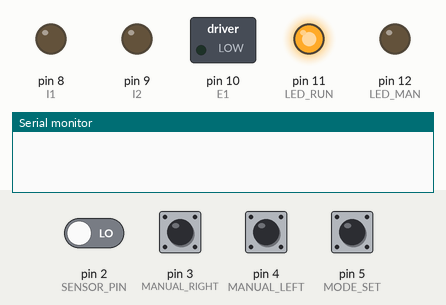
Recording of a sketch running on a simulated Arduino Uno, built with avr-gcc and run on an emulated ATmega328P. Shown: switched loads named in the sketch (green lamp = pin HIGH), output pins drawn as LEDs (lit = HIGH), the last lines printed to the serial monitor. Dashed ring = blinking. Inputs (shaded band) come from the test bench; at power-on: pin 2 (SENSOR_PIN), pin 3 (MANUAL_RIGHT), pin 4 (MANUAL_LEFT), pin 5 (MODE_SET) LOW.

Above: at 1.2 s.
1.3 s: pin 5 (MODE_SET) pulled HIGH for 1 s
At 1.43 s:
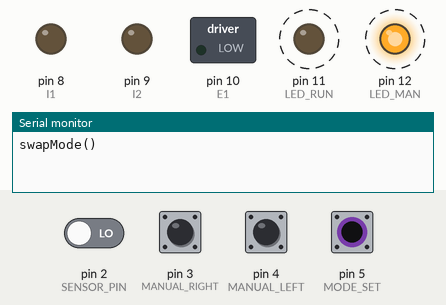
4.3 s: pin 2 (SENSOR_PIN) driven HIGH
At 4.52 s:
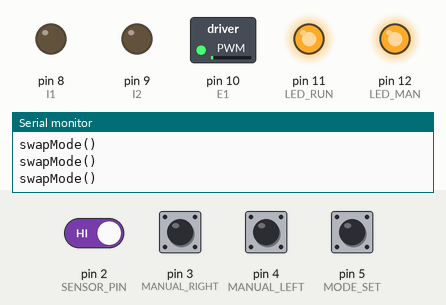
7.3 s: pin 2 (SENSOR_PIN) driven LOW
At 7.52 s:
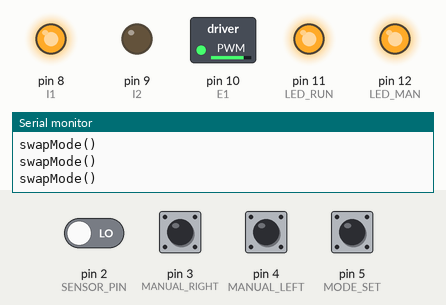
9.7 s: pin 5 (MODE_SET) pulled HIGH for 0.15 s
At 10.8 s:
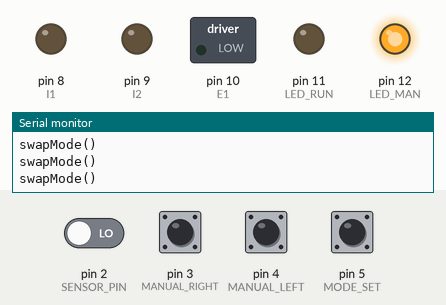
11.3 s: pin 3 (MANUAL_RIGHT) pulled HIGH for 0.15 s
At 12.47 s:
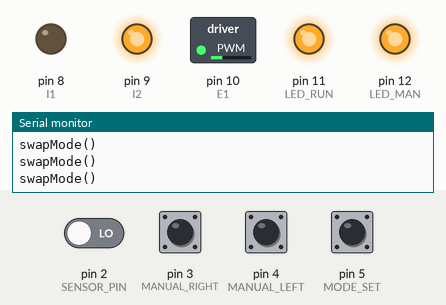
14.3 s: pin 4 (MANUAL_LEFT) pulled HIGH for 0.15 s
At 15.51 s:
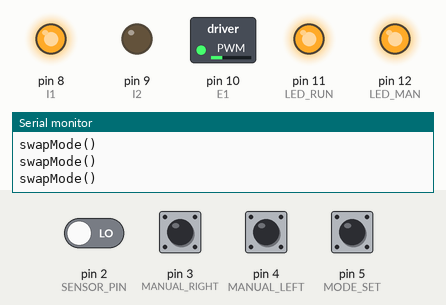
Timing chart, 0 to 18.3 s (numbered marks = the images above; inputs shaded):
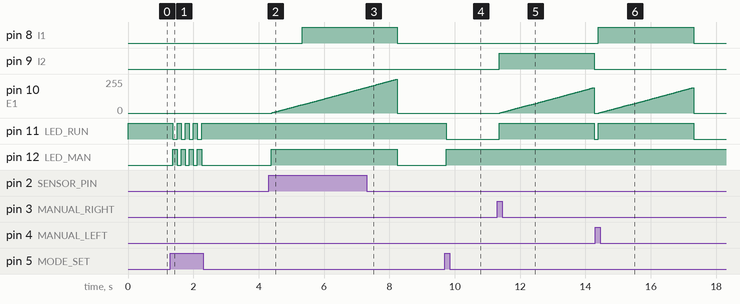

The sketch:

SpoolHolder.ino
```cpp
/**
 * SpoolHolder.ino
 *
 * 3D filament spool holder, software to control the Arduino board for the automatic filament dispenser.\n
 * This is the software to control the Arduino board with DC motor controller to manage the motorized filament
 * dispenser.
 *
 * @date May 2016
 * @author Enrico Miglino, Balearic Dynamics <balearicdynamics@gmail.com>
 * @version 1.0
 */


#define E1 10  ///< Enable Pin for motor 1

#define I1 8  ///< Control pin 1 for motor 1
#define I2 9  ///< Control pin 2 for motor 1

#define SENSOR_PIN 2 ///< Microswitch sensor

#define STOP_MOTOR 0 ///< motor speed
#define MIN_SPEED 64 ///< Minimum PWM motor speed
#define MAX_SPEED 255 ///< Max PWM motor speed
#define ACCEL_SPEED 15 ///< msec delay between acceleration increment steps
#define MANUAL_SPEED 192 ///< Max PWM motor speed in manual motion
#define POSITIVE_DIR 1 ///< Positive direction flag
#define NEGATIVE_DIR 0 ///< Negative direction flag

#define MODE_SET 5 ///< Mode pin Running/Manual control
#define MANUAL_LEFT 4 ///< Left direction in manual mode pin
#define MANUAL_RIGHT 3 ///< Right direction in manual mode pin

#define LED_MAN 12 ///< Manual mode LED pin
#define LED_RUN 11 ///< Running mode LED pin

// Replica of the LEDs pins for the signal usage.
// It is not needed to assign these digital pins twice
#define LED_ACTION_RUN 12 ///< Action LED active when the motor is active in running mode
#define LED_ACTION_MAN 11 ///< Action LED active when the motor is active in manual mode

// Activity status flags
#define RUNNING_MODE 1 ///< Running mode flag status
#define MANUAL_MODE 0 ///< Manual mode flag status

int speedMotor; ///< Current motor speed
int directionMotor; ///< positive or negative value determining the current direction
int directionLogic[2]; ///< Logic values of the current direction set to the corresponding digital pins
boolean runningStatus; ///< Status of the controls (manual or running)

#define __DEBUG__
#define SERIAL_SPEED 9600

/**
 * Initialisation
 */
void setup() {

#ifdef __DEBUG__
  Serial.begin(SERIAL_SPEED);
#endif

  runningStatus = RUNNING_MODE;

  pinMode(LED_MAN, OUTPUT);
  pinMode(LED_RUN, OUTPUT);

  pinMode(E1, OUTPUT);
  pinMode(I1, OUTPUT);
  pinMode(I2, OUTPUT);

  pinMode(SENSOR_PIN, INPUT);

  pinMode(MODE_SET, INPUT);
  pinMode(MANUAL_LEFT, INPUT);
  pinMode(MANUAL_RIGHT, INPUT);

  // Initial motor speed
  speedMotor = STOP_MOTOR;
  // Initialize direction parameters
  directionMotor = POSITIVE_DIR;
  directionLogic[0] = HIGH;
  directionLogic[1] = LOW;
  runningStatus = RUNNING_MODE;

  stopMotor();
  updateLED();
}

/**
 * Enable the action LED status depending on the current running status
 *
 * @param isEnabled If HIGH, enable the LED else if is LOW disable it
 */
 void enableActionLED(int isEnabled) {
  if(runningStatus == RUNNING_MODE) {
    digitalWrite(LED_ACTION_RUN, isEnabled);
  }
  else {
    digitalWrite(LED_ACTION_MAN, isEnabled);
  }
 }

/**
 * Manually moves the motor clockwise direction
 *
 * If the previous direction is set to the opposite, the motor is stopped and
 * accelerated in the desired direction.
 */
void runMotorClockwise() {
  if(directionMotor == NEGATIVE_DIR) {
      swapDirection();
    }
  // Rise the desired speed
  startMotor();
  accelMotor(MANUAL_SPEED);
}

/**
 * Manually moves the motor counter clockwise direction
 *
 * If the previous direction is set to the opposite, the motor is stopped and
 * accelerated in the desired direction.
 */
void runMotorCounterClockwise() {
  if(directionMotor == POSITIVE_DIR) {
    swapDirection();
  }
  // Rise the desired speed
  startMotor();
  accelMotor(MANUAL_SPEED);
}

/**
 * Update the running/manual LED status
 */
void updateLED() {
  if(runningStatus == RUNNING_MODE) {
    digitalWrite(LED_RUN, HIGH);
    digitalWrite(LED_MAN, LOW);
  }
  else {
    digitalWrite(LED_RUN, LOW);
    digitalWrite(LED_MAN, HIGH);
  }
 }

/**
 *Swap the current status between running and manual mode
 */
 void swapMode() {
  if(runningStatus == RUNNING_MODE)
    runningStatus = MANUAL_MODE;
  else
    runningStatus = RUNNING_MODE;

  updateLED();
 }

/**
 * Stop the motor and set the speed to 0. The motor is stopped immediately
 * without deceleration
 */
void stopMotor() {

  if(speedMotor != STOP_MOTOR) {
    analogWrite(E1, STOP_MOTOR);
    digitalWrite(I1, LOW);
    digitalWrite(I2, LOW);
    speedMotor = STOP_MOTOR;
  }
}

/**
 * Start the current motor direction at the current speed
 */
void startMotor() {
  int currSpeed;

  // Save the current motor speed
  currSpeed = speedMotor;
  // Start from minimum speed accelerating to the desired speed
  accelMotor(MIN_SPEED);
  digitalWrite(I1, directionLogic[0]);
  digitalWrite(I2, directionLogic[1]);
  accelMotor(currSpeed);
}

/**
 * Progressively increase the pwm from the current speed value to the target speed value.
 *
 * If the target value is lower than the speed, the steps decelerate the motor speed.
 * If the speed value is out of the speed limits it is forced to the limit.
 *
 * @param target The taget speed value
 */
void accelMotor(int target) {
  int dir, j;  ///< Increment direction

  // Check for the speed limits
  if(target > MAX_SPEED)
    target = MAX_SPEED;

  if(target < MIN_SPEED)
    target = MIN_SPEED;

  // Check for the direction
  if(target > speedMotor)
    dir = 1;
  else
    dir = -1;

  // Acceleration loop
  for(j = speedMotor; j != target; j += dir) {
    analogWrite(E1, j);
    delay(ACCEL_SPEED);
  }

  // Update the current speed
  speedMotor = j - dir;

}

/**
 * Invert the direction of the motor deceleratin the current direction to the min
 * value then rising the the speed again in the opposite direction.
 */
 void reverseDirection() {
  int currSpeed;

  // Save the current motor speed
  currSpeed = speedMotor;
  // Reduce the motor speed to the minimum
  accelMotor(MIN_SPEED);
  // Invert the motor direction
  swapDirection();
  // Accelerate the motor to the speed
  accelMotor(currSpeed);
 }

 /**
  * Swap the direction settings. This funciton has no effect on movement, it only affcts the
  * flags. This method is used by the reverseDirection() function
  */
  void swapDirection() {

    if(directionMotor == POSITIVE_DIR) {
      directionMotor = NEGATIVE_DIR;
      directionLogic[0] = LOW;
      directionLogic[1] = HIGH;
    }
    else {
      directionMotor = POSITIVE_DIR;
      directionLogic[0] = HIGH;
      directionLogic[1] = LOW;
    }

    digitalWrite(I1, directionLogic[0]);
    digitalWrite(I2, directionLogic[1]);
}

/**
 * Exectues a sequence enabled by the sensor
 */

/**
 * Main application loop
 */
void loop() {
  // Check for sensor pin
  if(digitalRead(SENSOR_PIN) == HIGH) {
    if(runningStatus == RUNNING_MODE) {
      // Enable the action LED
      enableActionLED(HIGH);
      // Start the motor
      startMotor();
      // Rise the desired speed
      accelMotor(MAX_SPEED);
//      // Invert the direction
//      reverseDirection();
//      // check for the sensor status and continue rotation until sensor is active
//      while(digitalRead(SENSOR_PIN) == HIGH)
//        delay(50);
//
      stopMotor();
      // Enable the action LED
      enableActionLED(LOW);
    } // Running mode
  } // Sensor pin

  // Check for mode button pressed
  if(digitalRead(MODE_SET) == HIGH) {
#ifdef __DEBUG__
      Serial.println("swapMode()");
#endif
    swapMode();
  } // Mode button pressed

  // Check for the manual controls, if it is in manual mode
  // If the sensor pin is active, the movements are locked
  if(runningStatus == MANUAL_MODE) {
    if(digitalRead(SENSOR_PIN) == LOW) {
      if(digitalRead(MANUAL_LEFT) == HIGH) {
        // Enable the action LED
        enableActionLED(HIGH);
        runMotorClockwise();
      } // Manual left button pressed
      if(digitalRead(MANUAL_RIGHT) == HIGH) {
        // Enable the action LED
        enableActionLED(HIGH);
        runMotorCounterClockwise();
      } // Manual right button pressed
      if( (digitalRead(MANUAL_RIGHT) == LOW) && (digitalRead(MANUAL_LEFT) == LOW) ) {
          if (speedMotor != STOP_MOTOR) {
            stopMotor();
          } // Stop motor after maual running
        // Disable the action LED
        enableActionLED(LOW);
      } // No buttons pressed
    } // Sensor pin is not active
  } // Manual mode set and sensor not set
  else {
    if(speedMotor != STOP_MOTOR) {
      stopMotor();
      // Disable the action LED
      enableActionLED(LOW);
    }
  }

  delay(125);
}
```

Measured:
- after the input at 1.3 s, pin 11 (LED_RUN): alternates HIGH for 0.13 s and LOW for 0.13 s, 8 changes in all, then stays HIGH, starting after 0.08 s; pin 12 (LED_MAN): alternates HIGH for 0.13 s and LOW for 0.13 s, 8 changes in all, then stays LOW, starting after 0.08 s
- after the input at 4.3 s, pin 8 (I1): LOW → HIGH after 1.0 s; pin 10 (E1): moves from 0/255 to 192/255 over 2.9 s, starting after 0.09 s; pin 12 (LED_MAN): LOW → HIGH after 0.08 s
- after the input at 7.3 s, pin 8 (I1), pin 12 (LED_MAN): goes on until 8.2 s, then stays LOW; pin 10 (E1): goes on until 8.2 s, then stays 0/255
- after the input at 9.7 s, pin 11 (LED_RUN): HIGH → LOW at once; pin 12 (LED_MAN): LOW → HIGH at once
- after the input at 11.3 s, pin 9 (I2), pin 11 (LED_RUN): LOW → HIGH after 0.06 s, → LOW 2.9 s later; pin 10 (E1): rises from 0/255 to 191/255 in 2.9 s, then falls to 0/255 in 0.02 s
- after the input at 14.3 s, pin 8 (I1), pin 11 (LED_RUN): LOW → HIGH after 0.10 s, → LOW 2.9 s later; pin 10 (E1): rises from 0/255 to 191/255 in 2.9 s, then falls to 0/255 in 0.02 s
